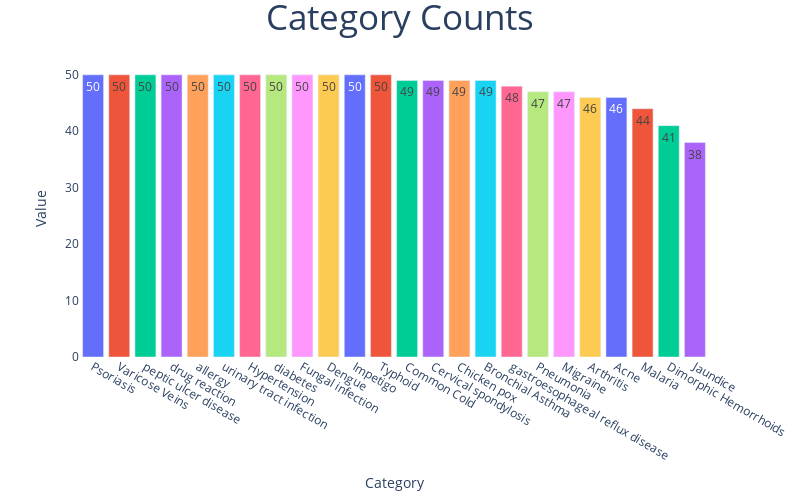

The code cell stored with this chart in its notebook:
### Markdown cell above
# **Now we can visualize Category**

### Code cell
import plotly.graph_objects as go
from plotly.offline import iplot, init_notebook_mode
import plotly.express as px
import plotly.io as pio

init_notebook_mode(True)

fig = px.bar(x=data.label.value_counts().index,y=data.label.value_counts(),color=data.label.value_counts().index,text=data.label.value_counts())
fig.update_traces(hovertemplate="Category:'%{x}' Counted: %{y}")
fig.update_layout(title={"text":"Category Counts","x":0.5,"font":{"size":35}},xaxis={"title":"Category","showgrid":False},yaxis={"title":"Value","showgrid":False},plot_bgcolor="white",width=800,height=500,showlegend=False)
iplot(fig)

### Figure 1 — Plotly figure (JSON) as saved in the notebook; plotly's stock layout.template omitted (floating-point values rounded to 4 significant figures)
{"data": [{"alignmentgroup": "True", "hovertemplate": "Category:'%{x}' Counted: %{y}", "legendgroup": "Psoriasis", "marker": {"color": "#636efa", "pattern": {"shape": ""}}, "name": "Psoriasis", "offsetgroup": "Psoriasis", "orientation": "v", "showlegend": true, "text": [50], "textposition": "auto", "x": ["Psoriasis"], "xaxis": "x", "y": [50], "yaxis": "y", "type": "bar"}, {"alignmentgroup": "True", "hovertemplate": "Category:'%{x}' Counted: %{y}", "legendgroup": "Varicose Veins", "marker": {"color": "#EF553B", "pattern": {"shape": ""}}, "name": "Varicose Veins", "offsetgroup": "Varicose Veins", "orientation": "v", "showlegend": true, "text": [50], "textposition": "auto", "x": ["Varicose Veins"], "xaxis": "x", "y": [50], "yaxis": "y", "type": "bar"}, {"alignmentgroup": "True", "hovertemplate": "Category:'%{x}' Counted: %{y}", "legendgroup": "peptic ulcer disease", "marker": {"color": "#00cc96", "pattern": {"shape": ""}}, "name": "peptic ulcer disease", "offsetgroup": "peptic ulcer disease", "orientation": "v", "showlegend": true, "text": [50], "textposition": "auto", "x": ["peptic ulcer disease"], "xaxis": "x", "y": [50], "yaxis": "y", "type": "bar"}, {"alignmentgroup": "True", "hovertemplate": "Category:'%{x}' Counted: %{y}", "legendgroup": "drug reaction", "marker": {"color": "#ab63fa", "pattern": {"shape": ""}}, "name": "drug reaction", "offsetgroup": "drug reaction", "orientation": "v", "showlegend": true, "text": [50], "textposition": "auto", "x": ["drug reaction"], "xaxis": "x", "y": [50], "yaxis": "y", "type": "bar"}, {"alignmentgroup": "True", "hovertemplate": "Category:'%{x}' Counted: %{y}", "legendgroup": "allergy", "marker": {"color": "#FFA15A", "pattern": {"shape": ""}}, "name": "allergy", "offsetgroup": "allergy", "orientation": "v", "showlegend": true, "text": [50], "textposition": "auto", "x": ["allergy"], "xaxis": "x", "y": [50], "yaxis": "y", "type": "bar"}, {"alignmentgroup": "True", "hovertemplate": "Category:'%{x}' Counted: %{y}", "legendgroup": "urinary tract infection", "marker": {"color": "#19d3f3", "pattern": {"shape": ""}}, "name": "urinary tract infection", "offsetgroup": "urinary tract infection", "orientation": "v", "showlegend": true, "text": [50], "textposition": "auto", "x": ["urinary tract infection"], "xaxis": "x", "y": [50], "yaxis": "y", "type": "bar"}, {"alignmentgroup": "True", "hovertemplate": "Category:'%{x}' Counted: %{y}", "legendgroup": "Hypertension", "marker": {"color": "#FF6692", "pattern": {"shape": ""}}, "name": "Hypertension", "offsetgroup": "Hypertension", "orientation": "v", "showlegend": true, "text": [50], "textposition": "auto", "x": ["Hypertension"], "xaxis": "x", "y": [50], "yaxis": "y", "type": "bar"}, {"alignmentgroup": "True", "hovertemplate": "Category:'%{x}' Counted: %{y}", "legendgroup": "diabetes", "marker": {"color": "#B6E880", "pattern": {"shape": ""}}, "name": "diabetes", "offsetgroup": "diabetes", "orientation": "v", "showlegend": true, "text": [50], "textposition": "auto", "x": ["diabetes"], "xaxis": "x", "y": [50], "yaxis": "y", "type": "bar"}, {"alignmentgroup": "True", "hovertemplate": "Category:'%{x}' Counted: %{y}", "legendgroup": "Fungal infection", "marker": {"color": "#FF97FF", "pattern": {"shape": ""}}, "name": "Fungal infection", "offsetgroup": "Fungal infection", "orientation": "v", "showlegend": true, "text": [50], "textposition": "auto", "x": ["Fungal infection"], "xaxis": "x", "y": [50], "yaxis": "y", "type": "bar"}, {"alignmentgroup": "True", "hovertemplate": "Category:'%{x}' Counted: %{y}", "legendgroup": "Dengue", "marker": {"color": "#FECB52", "pattern": {"shape": ""}}, "name": "Dengue", "offsetgroup": "Dengue", "orientation": "v", "showlegend": true, "text": [50], "textposition": "auto", "x": ["Dengue"], "xaxis": "x", "y": [50], "yaxis": "y", "type": "bar"}, {"alignmentgroup": "True", "hovertemplate": "Category:'%{x}' Counted: %{y}", "legendgroup": "Impetigo", "marker": {"color": "#636efa", "pattern": {"shape": ""}}, "name": "Impetigo", "offsetgroup": "Impetigo", "orientation": "v", "showlegend": true, "text": [50], "textposition": "auto", "x": ["Impetigo"], "xaxis": "x", "y": [50], "yaxis": "y", "type": "bar"}, {"alignmentgroup": "True", "hovertemplate": "Category:'%{x}' Counted: %{y}", "legendgroup": "Typhoid", "marker": {"color": "#EF553B", "pattern": {"shape": ""}}, "name": "Typhoid", "offsetgroup": "Typhoid", "orientation": "v", "showlegend": true, "text": [50], "textposition": "auto", "x": ["Typhoid"], "xaxis": "x", "y": [50], "yaxis": "y", "type": "bar"}, {"alignmentgroup": "True", "hovertemplate": "Category:'%{x}' Counted: %{y}", "legendgroup": "Common Cold", "marker": {"color": "#00cc96", "pattern": {"shape": ""}}, "name": "Common Cold", "offsetgroup": "Common Cold", "orientation": "v", "showlegend": true, "text": [49], "textposition": "auto", "x": ["Common Cold"], "xaxis": "x", "y": [49], "yaxis": "y", "type": "bar"}, {"alignmentgroup": "True", "hovertemplate": "Category:'%{x}' Counted: %{y}", "legendgroup": "Cervical spondylosis", "marker": {"color": "#ab63fa", "pattern": {"shape": ""}}, "name": "Cervical spondylosis", "offsetgroup": "Cervical spondylosis", "orientation": "v", "showlegend": true, "text": [49], "textposition": "auto", "x": ["Cervical spondylosis"], "xaxis": "x", "y": [49], "yaxis": "y", "type": "bar"}, {"alignmentgroup": "True", "hovertemplate": "Category:'%{x}' Counted: %{y}", "legendgroup": "Chicken pox", "marker": {"color": "#FFA15A", "pattern": {"shape": ""}}, "name": "Chicken pox", "offsetgroup": "Chicken pox", "orientation": "v", "showlegend": true, "text": [49], "textposition": "auto", "x": ["Chicken pox"], "xaxis": "x", "y": [49], "yaxis": "y", "type": "bar"}, {"alignmentgroup": "True", "hovertemplate": "Category:'%{x}' Counted: %{y}", "legendgroup": "Bronchial Asthma", "marker": {"color": "#19d3f3", "pattern": {"shape": ""}}, "name": "Bronchial Asthma", "offsetgroup": "Bronchial Asthma", "orientation": "v", "showlegend": true, "text": [49], "textposition": "auto", "x": ["Bronchial Asthma"], "xaxis": "x", "y": [49], "yaxis": "y", "type": "bar"}, {"alignmentgroup": "True", "hovertemplate": "Category:'%{x}' Counted: %{y}", "legendgroup": "gastroesophageal reflux disease", "marker": {"color": "#FF6692", "pattern": {"shape": ""}}, "name": "gastroesophageal reflux disease", "offsetgroup": "gastroesophageal reflux disease", "orientation": "v", "showlegend": true, "text": [48], "textposition": "auto", "x": ["gastroesophageal reflux disease"], "xaxis": "x", "y": [48], "yaxis": "y", "type": "bar"}, {"alignmentgroup": "True", "hovertemplate": "Category:'%{x}' Counted: %{y}", "legendgroup": "Pneumonia", "marker": {"color": "#B6E880", "pattern": {"shape": ""}}, "name": "Pneumonia", "offsetgroup": "Pneumonia", "orientation": "v", "showlegend": true, "text": [47], "textposition": "auto", "x": ["Pneumonia"], "xaxis": "x", "y": [47], "yaxis": "y", "type": "bar"}, {"alignmentgroup": "True", "hovertemplate": "Category:'%{x}' Counted: %{y}", "legendgroup": "Migraine", "marker": {"color": "#FF97FF", "pattern": {"shape": ""}}, "name": "Migraine", "offsetgroup": "Migraine", "orientation": "v", "showlegend": true, "text": [47], "textposition": "auto", "x": ["Migraine"], "xaxis": "x", "y": [47], "yaxis": "y", "type": "bar"}, {"alignmentgroup": "True", "hovertemplate": "Category:'%{x}' Counted: %{y}", "legendgroup": "Arthritis", "marker": {"color": "#FECB52", "pattern": {"shape": ""}}, "name": "Arthritis", "offsetgroup": "Arthritis", "orientation": "v", "showlegend": true, "text": [46], "textposition": "auto", "x": ["Arthritis"], "xaxis": "x", "y": [46], "yaxis": "y", "type": "bar"}, {"alignmentgroup": "True", "hovertemplate": "Category:'%{x}' Counted: %{y}", "legendgroup": "Acne", "marker": {"color": "#636efa", "pattern": {"shape": ""}}, "name": "Acne", "offsetgroup": "Acne", "orientation": "v", "showlegend": true, "text": [46], "textposition": "auto", "x": ["Acne"], "xaxis": "x", "y": [46], "yaxis": "y", "type": "bar"}, {"alignmentgroup": "True", "hovertemplate": "Category:'%{x}' Counted: %{y}", "legendgroup": "Malaria", "marker": {"color": "#EF553B", "pattern": {"shape": ""}}, "name": "Malaria", "offsetgroup": "Malaria", "orientation": "v", "showlegend": true, "text": [44], "textposition": "auto", "x": ["Malaria"], "xaxis": "x", "y": [44], "yaxis": "y", "type": "bar"}, {"alignmentgroup": "True", "hovertemplate": "Category:'%{x}' Counted: %{y}", "legendgroup": "Dimorphic Hemorrhoids", "marker": {"color": "#00cc96", "pattern": {"shape": ""}}, "name": "Dimorphic Hemorrhoids", "offsetgroup": "Dimorphic Hemorrhoids", "orientation": "v", "showlegend": true, "text": [41], "textposition": "auto", "x": ["Dimorphic Hemorrhoids"], "xaxis": "x", "y": [41], "yaxis": "y", "type": "bar"}, {"alignmentgroup": "True", "hovertemplate": "Category:'%{x}' Counted: %{y}", "legendgroup": "Jaundice", "marker": {"color": "#ab63fa", "pattern": {"shape": ""}}, "name": "Jaundice", "offsetgroup": "Jaundice", "orientation": "v", "showlegend": true, "text": [38], "textposition": "auto", "x": ["Jaundice"], "xaxis": "x", "y": [38], "yaxis": "y", "type": "bar"}], "layout": {"barmode": "relative", "height": 500, "legend": {"title": {"text": "color"}, "tracegroupgap": 0}, "margin": {"t": 60}, "plot_bgcolor": "white", "showlegend": false, "title": {"font": {"size": 35}, "text": "Category Counts", "x": 0.5}, "width": 800, "xaxis": {"anchor": "y", "domain": [0, 1], "showgrid": false, "title": {"text": "Category"}}, "yaxis": {"anchor": "x", "domain": [0, 1], "showgrid": false, "title": {"text": "Value"}}}}
